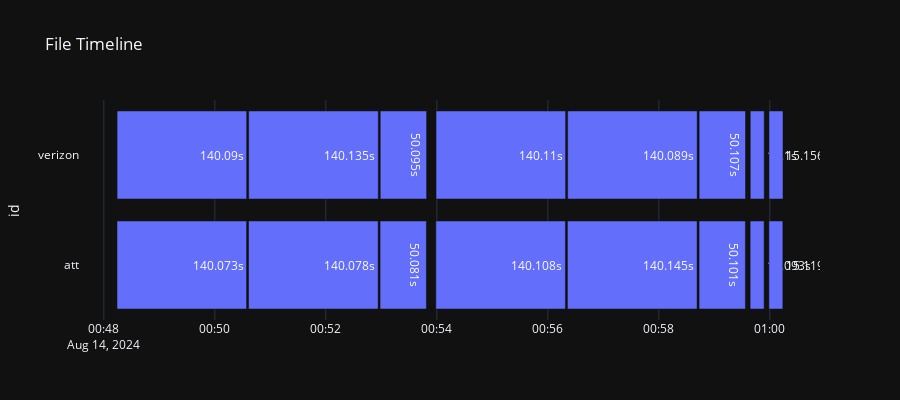

The notebook cell saved with this chart:
### Code cell
from typing import List
from scripts.time_utils import StartEndLogTimeProcessor
import glob

# Test timestamp sequence
import os
import glob
from datetime import datetime

data_dir = os.path.join(os.getcwd(), '../datasets/dev/dev_tests')
att_data_dir = os.path.join(data_dir, 'att')
verizon_data_dir = os.path.join(data_dir, 'verizon')


def dir(base, file_path):
    return os.path.join(base, file_path)

def second_diff(start_ts: datetime, end_ts: datetime):
    return (end_ts - start_ts).total_seconds()
        

def get_start_end_time_sequences(id, test_1_path, test_2_path):
    test_1_file_patterns = [
        'tcp_downlink*',
        'tcp_uplink*',
        'ping*',
    ]
    test_2_file_patterns = [
        'udp_downlink*',
        'udp_uplink*',
        'ping*',
        'traceroute*',
        'nslookup*',
    ]

    test_1_files = []
    for pattern in test_1_file_patterns:
        test_1_files.extend(glob.glob(dir(test_1_path, pattern)))
    test_2_files = []
    for pattern in test_2_file_patterns:
        test_2_files.extend(glob.glob(dir(test_2_path, pattern)))

    test_1_seq = []
    for i, file in enumerate(test_1_files):
        f = open(file, 'r')
        res = StartEndLogTimeProcessor.get_start_end_time_from_log(f.read(), timezone_str='US/Eastern')
        start_t, end_t = res[0]
        test_1_seq.append({
            'id': id,
            'start_t': start_t,
            'end_t': end_t,
            'text': f'{second_diff(start_ts=start_t, end_ts=end_t)}s',
            'file': test_1_file_patterns[i],
        })
    test_2_seq = []
    for i, file in enumerate(test_2_files):
        f = open(file, 'r')
        res = StartEndLogTimeProcessor.get_start_end_time_from_log(f.read(), timezone_str='US/Eastern')
        start_t, end_t = res[0]
        test_2_seq.append({
            'id': id,
            'start_t': start_t,
            'end_t': end_t,
            'text': f'{second_diff(start_ts=start_t, end_ts=end_t)}s',
            'file': test_2_file_patterns[i]
        })

    return test_1_seq, test_2_seq


test_1_seq, test_2_seq = get_start_end_time_sequences(
    id='att',
    test_1_path=dir(att_data_dir, '20240814/004814234'),
    test_2_path=dir(att_data_dir, '20240814/005358874')
)

test_3_seq, test_4_seq = get_start_end_time_sequences(
    id='verizon',
    test_1_path=dir(verizon_data_dir, '20240814/004814321'),
    test_2_path=dir(verizon_data_dir, '20240814/005359084')
)

# print the total duration
def total_duration(seq):
    return (seq[-1]['end_t'] - seq[0]['start_t']).total_seconds()

print(f'att test duration: {total_duration([*test_1_seq, *test_2_seq])}s')
print(f'verizon test duration: {total_duration([*test_3_seq, *test_4_seq])}s')

# time diff between att and verizon
def print_time_diff(seq1, seq2):
    for seq1_item, seq2_item in zip(seq1, seq2):
        print(f'{seq1_item["file"]} time diff: {second_diff(start_ts=seq1_item["end_t"], end_ts=seq2_item["end_t"])}s')
        
        
print_time_diff([*test_1_seq, *test_2_seq], [*test_3_seq, *test_4_seq])
# visualize the time sequence

import plotly.express as px
import pandas as pd
from datetime import datetime


def visualize_sequence(data: List[dict]):
    # Convert to DataFrame
    df = pd.DataFrame(data)

    # Convert string times to datetime objects
    df['start_t'] = pd.to_datetime(df['start_t'])
    df['end_t'] = pd.to_datetime(df['end_t'])

    # Create the Gantt chart
    fig = px.timeline(df,
                      x_start='start_t',
                      x_end='end_t',
                      y='id',
                      text='text',
                      title='File Timeline')
    
    # shorten the height of bars
    

    # Update layout for better readability
    fig.update_layout(
        height=400,
    )

    # Show the plot
    fig.show()


visualize_sequence([*test_1_seq, *test_2_seq, *test_3_seq, *test_4_seq])

### Figure 1 — Plotly figure (JSON) as saved in the notebook; plotly's stock layout.template omitted (floating-point values rounded to 4 significant figures)
{"data": [{"alignmentgroup": "True", "base": ["2024-08-14T00:48:14.252000-04:00", "2024-08-14T00:50:36.434000-04:00", "2024-08-14T00:52:58.617000-04:00", "2024-08-14T00:53:58.897000-04:00", "2024-08-14T00:56:21.153000-04:00", "2024-08-14T00:58:43.436000-04:00", "2024-08-14T00:59:38.651000-04:00", "2024-08-14T00:59:58.911000-04:00", "2024-08-14T00:48:14.338000-04:00", "2024-08-14T00:50:36.562000-04:00", "2024-08-14T00:52:58.831000-04:00", "2024-08-14T00:53:59.101000-04:00", "2024-08-14T00:56:21.331000-04:00", "2024-08-14T00:58:43.539000-04:00", "2024-08-14T00:59:38.764000-04:00", "2024-08-14T00:59:59.020000-04:00"], "hovertemplate": "start_t=%{base}<br>end_t=%{x}<br>id=%{y}<br>text=%{text}<extra></extra>", "legendgroup": "", "marker": {"color": "#636efa", "pattern": {"shape": ""}}, "name": "", "offsetgroup": "", "orientation": "h", "showlegend": false, "text": ["140.073s", "140.078s", "50.081s", "140.108s", "140.145s", "50.101s", "15.093s", "15.119s", "140.09s", "140.135s", "50.095s", "140.11s", "140.089s", "50.107s", "15.1s", "15.156s"], "textposition": "auto", "x": [140100.0, 140100.0, 50080.0, 140100.0, 140100.0, 50100.0, 15090.0, 15120.0, 140100.0, 140100.0, 50100.0, 140100.0, 140100.0, 50110.0, 15100.0, 15160.0], "xaxis": "x", "y": ["att", "att", "att", "att", "att", "att", "att", "att", "verizon", "verizon", "verizon", "verizon", "verizon", "verizon", "verizon", "verizon"], "yaxis": "y", "type": "bar"}], "layout": {"xaxis": {"anchor": "y", "domain": [0.0, 1.0], "type": "date"}, "yaxis": {"anchor": "x", "domain": [0.0, 1.0], "title": {"text": "id"}}, "legend": {"tracegroupgap": 0}, "title": {"text": "File Timeline"}, "barmode": "overlay", "height": 400}}
